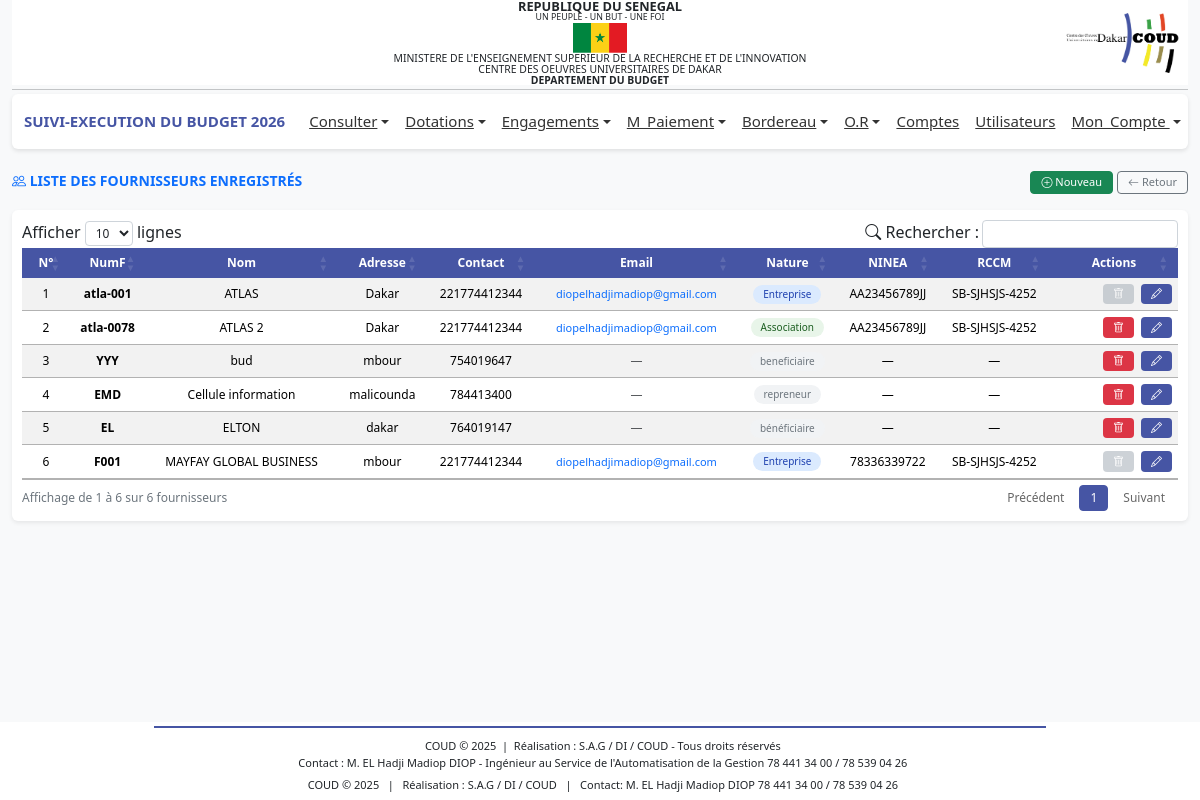
Page /profiles/fournisseurs/liste_fournisseurs.php (signed in) on the committed database.
### tables this page shows
CREATE TABLE IF NOT EXISTS `bud_fournisseur` (
  `idFourn` int NOT NULL AUTO_INCREMENT,
  `numFourn` varchar(50) DEFAULT NULL,
  `adresse` varchar(100) DEFAULT NULL,
  `nom` varchar(100) DEFAULT NULL,
  `nature` varchar(100) DEFAULT NULL,
  `ninea` varchar(20) DEFAULT NULL,
  `rccm` varchar(50) DEFAULT NULL,
  `email` varchar(100) DEFAULT NULL,
  `observations` text,
  `dateSys` datetime DEFAULT CURRENT_TIMESTAMP,
  `contact` varchar(100) DEFAULT NULL,
  `numAgrement` varchar(100) DEFAULT NULL,
  `fichierAgrement` varchar(255) DEFAULT NULL,
  PRIMARY KEY (`idFourn`)
);

### includes/fonctions.php (called while the page is built, shortened)
<?php
function connexionBD()
{
    $connexion = mysqli_connect('localhost', 'root', '', 'budget_db_2024') or
        die('Serveur inaccessible. Merci de reessayer plus tard.');
    return $connexion;
}
$connexion = connexionBD();
function getAllFournisseurs()
{
    global $connexion;
    $sql = 'SELECT * FROM bud_fournisseur ORDER BY nom ASC';
    $result = mysqli_query($connexion, $sql);
    $fournisseurs = [];
    while ($row = mysqli_fetch_assoc($result)) {
        $fournisseurs[] = $row;
    }
    return $fournisseurs;
}
function isFournisseurUsed($idFournisseur)
{
    global $connexion;
    $query = 'SELECT 1 FROM bud_engagements WHERE idFourn = ?';
    $stmt = $connexion->prepare($query);
    $stmt->bind_param('i', $idFournisseur);
    $stmt->execute();
    $stmt->store_result();
    return $stmt->num_rows > 0;
}
?>

### profiles/fournisseurs/liste_fournisseurs.php (the view, shortened to what this page needs)
<?php
include '../../includes/fonctions.php';
include '../../includes/header.php';
?>
<link rel="stylesheet" href="https://cdn.datatables.net/1.13.6/css/jquery.dataTables.min.css">
<link rel="stylesheet" href="https://cdn.datatables.net/buttons/2.4.2/css/buttons.dataTables.min.css">
<link rel="stylesheet" href="https://cdn.jsdelivr.net/npm/bootstrap-icons@1.11.3/font/bootstrap-icons.css">
<main class="container-fluid mt-3">
    <div class="d-flex justify-content-between align-items-center mb-3">
        <h5 class="text-primary fw-bold mb-0" style="font-size:14px;">
            <i class="bi bi-people"></i> LISTE DES FOURNISSEURS ENREGISTRÉS
        </h5>
        <div>
            <a href="add_fourn.php" class="btn btn-success btn-sm">
                <i class="bi bi-plus-circle"></i> Nouveau
            </a>
            <a href="javascript:history.back()" class="btn btn-outline-secondary btn-sm">
                <i class="bi bi-arrow-left"></i> Retour
            </a>
        </div>
    </div>
    <div class="card shadow-sm border-0">
        <div class="card-body" style="padding: 10px;">
            <table id="tableFournisseurs" class="table table-striped table-hover align-middle">
                <thead class="custom-header">
                    <tr>
                        <th style="width:40px;">N°</th>
                        <th>NumF</th>
                        <th>Nom</th>
                        <th>Adresse</th>
                        <th>Contact</th>
                        <th>Email</th>
                        <th>Nature</th>
                        <th>NINEA</th>
                        <th>RCCM</th>
                        <th style="width:120px;">Actions</th>
                    </tr>
                </thead>
                <tbody>
                    <?php
                    $fournisseurs = getAllFournisseurs();
                    $n = 1;
                    if (!empty($fournisseurs)):
                        foreach ($fournisseurs as $fournisseur):
                            $natureClass = 'non-defini';
                            $natureLabel = $fournisseur['nature'] ?? 'Non défini';
                            if (strtolower($natureLabel) == 'entreprise') $natureClass = 'entreprise';
                            elseif (strtolower($natureLabel) == 'personne physique') $natureClass = 'physique';
                            elseif (strtolower($natureLabel) == 'association') $natureClass = 'association';
                    ?>
                    <tr>
                        <td><?= $n; ?></td>
                        <td><strong><?= htmlspecialchars($fournisseur['numFourn'] ?? ''); ?></strong></td>
                        <td class="text-start"><?= htmlspecialchars($fournisseur['nom'] ?? ''); ?></td>
                        <td class="text-start
                            title="<?= htmlspecialchars($fournisseur['adresse'] ?? ''); ?>">
                            <?= htmlspecialchars($fournisseur['adresse'] ?? ''); ?>
                        </td>
                        <td><?= htmlspecialchars($fournisseur['contact'] ?? ''); ?></td>
                        <td>
                            <?php if (!empty($fournisseur['email'])): ?>
                            <a href="mailto:<?= htmlspecialchars($fournisseur['email']) ?>"
                                style="text-decoration:none;font-size:11px;">
                                <?= htmlspecialchars($fournisseur['email']) ?>
                            </a>
                            <?php else: ?>
                            <span class="text-muted">—</span>
                            <?php endif; ?>
                        </td>
                        <td>
                            <span class="badge-nature <?= $natureClass ?>">
                                <?= htmlspecialchars($natureLabel) ?>
                            </span>
                        </td>
                        <td><?= htmlspecialchars($fournisseur['ninea'] ?? '—'); ?></td>
                        <td><?= htmlspecialchars($fournisseur['rccm'] ?? '—'); ?></td>
                        <td class="action">
                            <?php if (!isFournisseurUsed($fournisseur['idFourn'])): ?>
                            <a href="supprimer_fournisseur.php?id=<?= $fournisseur['idFourn'] ?>"
                                class="btn-action btn-delete"
                                onclick="return confirm('Êtes-vous sûr de vouloir supprimer ce fournisseur ?')">
                                <i class="bi bi-trash"></i>
                            </a>
                            <?php else: ?>
                            <span class="btn-action btn-delete disabled"
                                title="Fournisseur utilisé, suppression désactivée">
                                <i class="bi bi-trash"></i>
                            </span>
                            <?php endif; ?>
                            <a href="add_fourn.php?idFourn=<?= $fournisseur['idFourn']; ?>" class="btn-action btn-edit">
                                <i class="bi bi-pencil"></i>
                            </a>
                        </td>
                    </tr>
                    <?php $n++; ?>
                    <?php endforeach; ?>
                    <?php endif; ?>
                </tbody>
            </table>
        </div>
    </div>
</main>
<?php include '../../includes/footer.php'; ?>

### includes/header.php (style rules this page uses)
body { font-family: 'Segoe UI', Tahoma, sans-serif; background-color: #f8f9fa; margin: 0; display: flex; flex-direction: column; min-height: 100vh; }
main { flex: 1; }

### profiles/fournisseurs/liste_fournisseurs.php (style rules this page uses)
.custom-header th { background-color: #4655a4; color: #fff; font-weight: 600; font-size: 12px !important; padding: 8px 6px !important; border-bottom: 0 !important; white-space: nowrap; }
#tableFournisseurs th, #tableFournisseurs td { text-align: center !important; vertical-align: middle; font-size: 12px !important; padding: 6px 4px !important; }
#tableFournisseurs .action { text-align: right !important; }
.btn-sm { font-size: 11px !important; padding: 2px 10px !important; }
.btn-action { font-size: 11px; padding: 2px 10px; border-radius: 4px; border: none; display: inline-block; margin: 0 2px; text-decoration: none; color: #fff; }
.btn-action.btn-edit { background: #4655a4; }
.btn-action.btn-delete { background: #dc3545; }
.btn-action.btn-delete.disabled { background: #adb5bd; cursor: not-allowed; opacity: 0.6; }
.badge-nature { font-size: 10px; padding: 2px 10px; border-radius: 12px; font-weight: 500; display: inline-block; }
.badge-nature.entreprise { background: #dbeafe; color: #1e40af; }
.badge-nature.association { background: #e8f5e9; color: #1b5e20; }
.badge-nature.non-defini { background: #f1f3f5; color: #6c757d; }

### rows in the picture
bud_fournisseur: numFourn "atla-001", nom "ATLAS", adresse "Dakar", contact "221774412344", email "diopelhadjimadiop@gmail.com", nature "Entreprise", ninea "AA23456789JJ", rccm "SB-SJHSJS-4252"
bud_fournisseur: numFourn "atla-0078", nom "ATLAS 2", adresse "Dakar", contact "221774412344", email "diopelhadjimadiop@gmail.com", nature "Association", ninea "AA23456789JJ", rccm "SB-SJHSJS-4252"
bud_fournisseur: numFourn "YYY", nom "bud", adresse "mbour", contact "754019647", nature "beneficiaire", ninea "—", rccm "—"
bud_fournisseur: numFourn "EMD", nom "Cellule information", adresse "malicounda", contact "784413400", nature "repreneur", ninea "—", rccm "—"
bud_fournisseur: numFourn "EL", nom "ELTON", adresse "dakar", contact "764019147", nature "bénéficiaire", ninea "—", rccm "—"
bud_fournisseur: numFourn "F001", nom "MAYFAY GLOBAL BUSINESS", adresse "mbour", contact "221774412344", email "diopelhadjimadiop@gmail.com", nature "Entreprise", ninea "78336339722", rccm "SB-SJHSJS-4252"

### other values in the picture
$_SESSION['an'] "2026"
